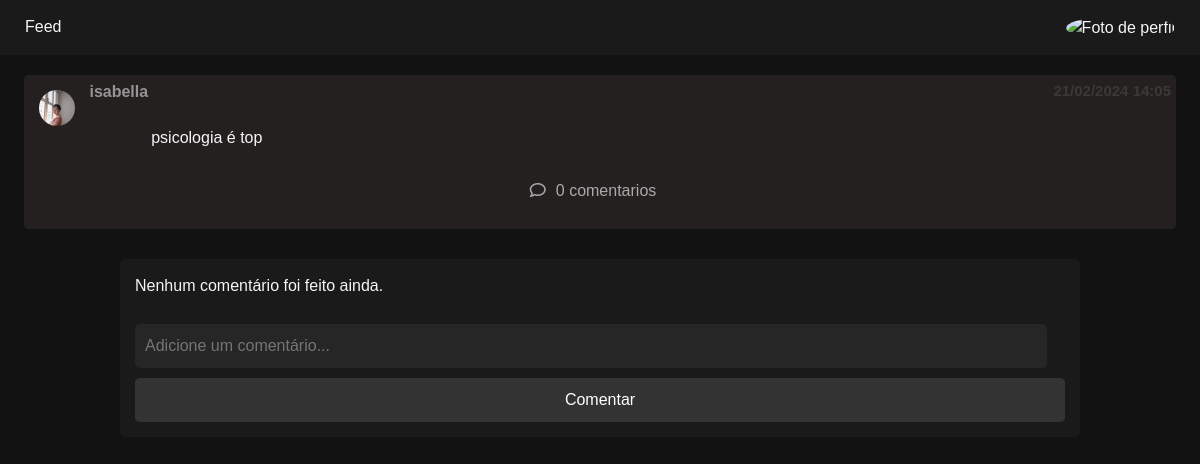
The app's page /blog/comentarios/7 (signed in), older data.
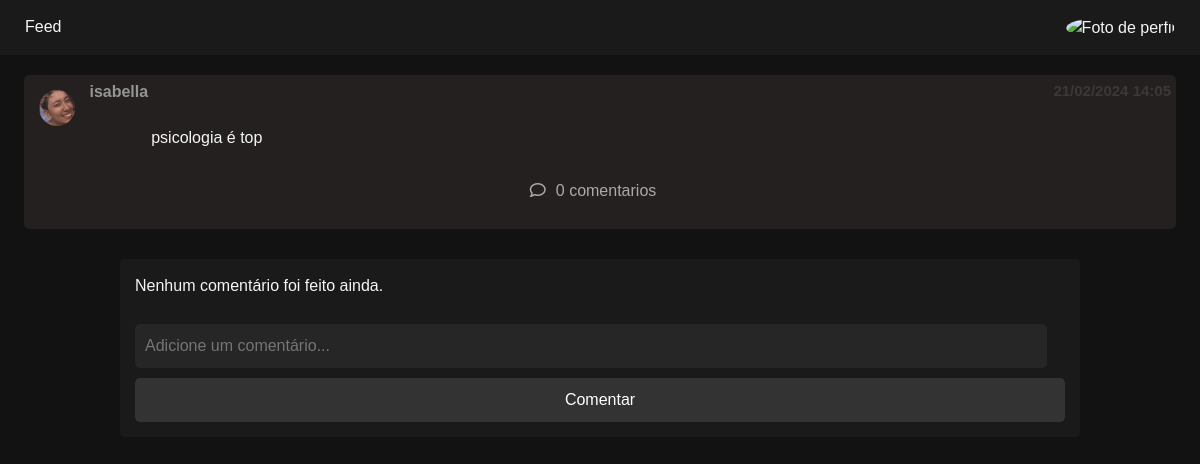
The same page, newer data.
### appblog/models.py (models this page shows)
class Publicacao(models.Model):
    usuario = models.ForeignKey(Usuario, on_delete=models.CASCADE, related_name='publicacao')
    conteudo = models.TextField()
    data_hora = models.DateTimeField(auto_now_add=True)

class Usuario(models.Model):
    nome = models.TextField()
    foto_perfil = models.ImageField(upload_to='perfil/', default='perfil/default.jpg')

### appblog/views.py (the view)
# urls.py: path('comentarios/<int:id_post>', views.comentarios, name='comentarios'),
def comentarios(request, id_post):
    nome_do_usuario_atual = request.user.username
    usuarios = Usuario.objects.get(nome=nome_do_usuario_atual)
    publicacao = get_object_or_404(Publicacao, id=id_post)
    comentarios = publicacao.comentarios.all()
    return render(request, 'comentarios.html', {'publicacao': publicacao, 'comentarios': comentarios, 'foto_perfil': usuarios.foto_perfil.url})

### appblog/templates/comentarios.html (shortened to what this page needs)
<!DOCTYPE html>
<html lang="en">
<head>
    <link rel="stylesheet" href="https://cdnjs.cloudflare.com/ajax/libs/font-awesome/6.5.1/css/all.min.css">
    <link rel="stylesheet" href="https://cdn.jsdelivr.net/npm/bootstrap@4.0.0/dist/css/bootstrap.min.css">
</head>
<body>
    <div class="navbar">
        <a href="{% url 'time_line' %}">Feed</a>
        <a href="{% url 'perfil' %}" style="top: -10px;"><img src="{{ foto_perfil }}" class="foto_nav" alt="Foto de perfil"></a>
    </div>
    <div class="post-container">
        <div class="post">
            <strong style="text-decoration: none;             position: absolute;
            /* Posiciona o botão absolutamente dentro do seu contêiner relativo */
            top: 5px;
            right: 5px;
            border: none;
            font-size: 15px;
            background-color: transparent;
            color: #3b3838;">{{ publicacao.data_hora|date:"d/m/Y H:i" }}</strong>
            <img src="{{publicacao.usuario.foto_perfil.url}}" class="imagem-coment" alt="Profile Picture">
            <a href="{% url 'perfil_usuario' publicacao.usuario.id %}" class="nome-usuario"><strong>{{publicacao.usuario.nome}}</strong></a>
            <p style="margin-left: 10%;">{{publicacao.conteudo}}</p>
            <div class="interaction" style="margin-left: 40%;">
                <button type="submit" class="coment btn btn-primary" style="margin-left: 20px;"><i
                        class="fa-regular fa-comment"></i>{{publicacao.comentarios.count}} comentarios</button>
            </div>
        </div>
        <div class="comment-section">
            {% for comentario in comentarios %}
            <div class="comment">
            {% if request.user.username == comentario.usuario.nome or publicacao.usuario.nome == request.user.username %}
                <form action="{% url 'delete_comentario' comentario.id %}" method="POST">{% csrf_token %}
                    <button type="submit" class="delete_coment"><i class="fa-solid fa-trash"></i></button>
                    <input type="hidden" name='id_post' value='{{publicacao.id}}'>
                </form>
                {% endif %}
                <img src="{{ comentario.usuario.foto_perfil.url }}"
                    alt="Profile Picture de {{ comentario.usuario.nome }}">
                <div class="comment-content">
                   <a href="{% url 'perfil_usuario' comentario.usuario.id %}" class="nome-usuario"><strong style="top: -2.2vw"> {{ comentario.usuario.nome }}</strong></a>
                    <p style="margin-left: 10%;">{{ comentario.texto }}</p>
                </div>
            </div>
            {% empty %}
            <p>Nenhum comentário foi feito ainda.</p>
            {% endfor %}
            <div class="add-comment">
                <form action="{% url 'comentar'  %}" method="POST">{% csrf_token %}
                    <input type="text" name="comentar" placeholder="Adicione um comentário...">
                    <input type="submit" class="botao_comentar" value="Comentar">
                </form>
            </div>
        </div>
    </div>
</body>
</html>

Row changes from the older to the newer data that the page shows:
changed through a linked row, Publicacao "psicologia é top": usuario.foto_perfil: a different picture
